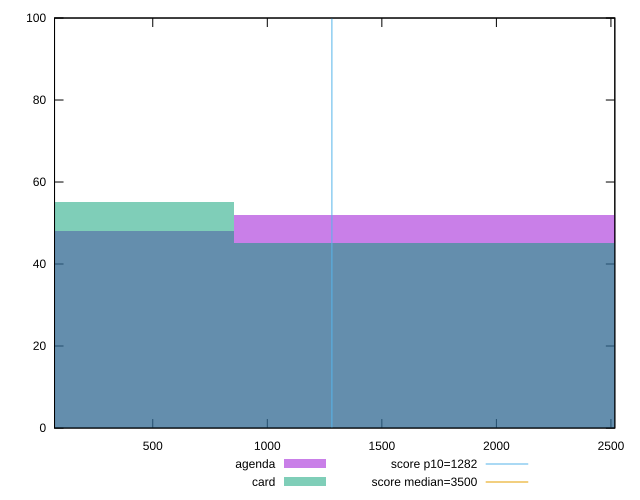

The script that saved this image:
reset

$agenda <<EOF
1713.4911653863842 52
0 48
EOF

$card <<EOF
0 55
1713.4911653863842 45
EOF

set key outside below
set boxwidth 1713.4911653863842
set xrange [71.24799999999999:2516.9680000000003]
set yrange [0:100]
set trange [0:100]
set style fill transparent solid 0.5 noborder

set parametric
set terminal svg size 640, 500 enhanced background rgb 'white'
set output "reports/report_00028_2021-02-24T12-49-42.674Z/bootup-time/comparison/histogram/1_vs_2.svg"

plot $agenda title "agenda" with boxes, \
     $card title "card" with boxes, \
     1282,t title "score p10=1282", \
     3500,t title "score median=3500"

reset
